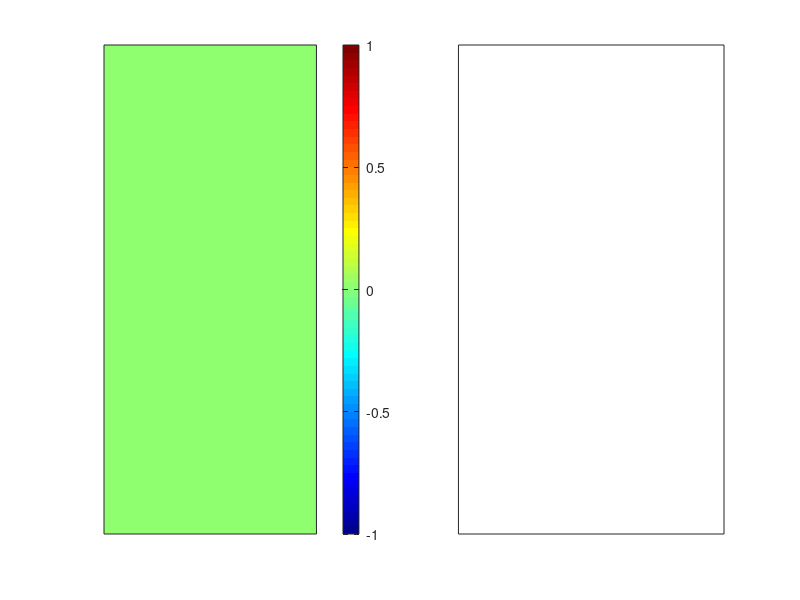

Recreate this plot in MATLAB. (Note: this script raises an error after producing the figure.)
% Full Value Model
clc; clear; close all

% initial parameteres
x_size= 15; y_size= 15; n_iteration= 1500; n_trial= 3000;
learning_rate= 1; discount_factor= 1;
state_value= zeros(x_size,y_size);
reward= zeros(x_size,y_size);
m= cell(x_size,y_size); for i=1:x_size; for j= 1:y_size; m{i,j}= zeros(1,4); end; end
policy= cell(x_size,y_size); for i=1:x_size; for j= 1:y_size; policy{i,j}= zeros(1,4); end; end
x_mouse= zeros(n_trial,n_iteration);
y_mouse= zeros(n_trial,n_iteration);
trial_iter= zeros(1,n_trial); s=1;
%%%%%%%%%%%%%%%%%%%%%%%%%%%%%%%%%%%%%%%%%%%%%%%%%%%%%%%%%%%%%%%%%%%%%%%%%%%
% randomly choose mouse, cat, and platform position
platform_cordinate= [5 10];
cat_cordinate= [9 8];
cheese_cordinate= [13 7];
x_mouse_range= [1:4,6:10,11:12,14:15];
y_mouse_range= [1:6,9,11:15];
x_mouse(1,1)= x_mouse_range(randi([1 x_size-3]));
y_mouse(1,1)= y_mouse_range(randi([1 y_size-3]));
% design the game board
% f1= figure('Position', [10 50 1500 700]);
% d_mouse1= imread('D:\Zahra\111MyLesson\Ad_Neuro\Homework\HW06_new\mouse1.jfif'); % scary mouse :)
% d_mouse3= imread('D:\Zahra\111MyLesson\Ad_Neuro\Homework\HW06_new\mouse.jfif'); % happy mouse :)
% d_mouse2= imread('D:\Zahra\111MyLesson\Ad_Neuro\Homework\HW06_new\mouse3.jfif'); % angry mouse :(
% GameBoard(x_mouse(1),y_mouse(1),platform_cordinate,cat_cordinate,d_mouse1,cheese_cordinate);
% subplot(6,6,[5,6,11,12,17,18]);
figure('Position', [10 50 1500 700]);
subplot(1,2,1)
imagesc(state_value);
colormap jet; colorbar;
set(gca,'XTick',[],'YTick',[]); %caxis([-1 1]);
subplot(6,6,[23,24,29,30,35,36]);
subplot(1,2,2)
[px,py]= gradient(flip(state_value));
quiver(1:15,1:15,px,py,'color',[0 1 0]);
set(gca,'XTick',[],'YTick',[]);
drawnow
hold on
%%%%%%%%%%%%%%%%%%%%%%%%%%%%%%%%%%%%%%%%%%%%%%%%%%%%%%%%%%%%%%%%%%%%%%%%%%%
% initial states probabilities
action_probability= initial_probability(x_size,y_size);
policy= action_probability;
%%%%%%%%%%%%%%%%%%%%%%%%%%%%%%%%%%%%%%%%%%%%%%%%%%%%%%%%%%%%%%%%%%%%%%%%%%%

for j= 1:n_trial
    clc
    j
    % randomly put the mouse on the board game
    if j~= 1
        x_mouse(j,1)= x_mouse_range(randi([1 x_size-3]));
        y_mouse(j,1)= y_mouse_range(randi([1 y_size-3]));
    end
    
    % update the board game
    %GameBoard(x_mouse(j,1),y_mouse(j,1),platform_cordinate,cat_cordinate,d_mouse1);hold on;
    
    for i= 1:n_iteration-1
        if x_mouse(j,i) ~= cat_cordinate(1) || y_mouse(j,i) ~= cat_cordinate(2)
            if x_mouse(j,i) ~= platform_cordinate(1) || y_mouse(j,i) ~= platform_cordinate(2)
                if x_mouse(j,i) ~= cheese_cordinate(1) || y_mouse(j,i) ~= cheese_cordinate(2)
                    
                    % update the policy, m (using gradient descent), action(I),
                    % and delta (use in update state value)
                    
                    [X, I, direction, avg_value]= X_calcu_full_model(x_mouse(j,i),y_mouse(j,i),action_probability,...
                        state_value,policy);
                    
                    delta= reward(16-y_mouse(j,i),x_mouse(j,i))+ discount_factor*X- state_value(16-y_mouse(j,i),x_mouse(j,i));
                    
                    state_value(16-y_mouse(j,i),x_mouse(j,i))= state_value(16-y_mouse(j,i),x_mouse(j,i))+...
                        learning_rate* delta;
                    
                    [policy, m]= policy_update(x_mouse(j,i),y_mouse(j,i),I,policy,m,learning_rate,state_value,avg_value,direction);
                    
                    
                    % change the mouse position
                    if I==1 % above
                        y_mouse(j,i+1)= min([y_mouse(j,i)+1 y_size]);
                        x_mouse(j,i+1)= x_mouse(j,i);
                    elseif I==2 % below
                        y_mouse(j,i+1)= max([y_mouse(j,i)-1 1]);
                        x_mouse(j,i+1)= x_mouse(j,i);
                    elseif I==3 % left
                        x_mouse(j,i+1)= max([x_mouse(j,i)-1 1]);
                        y_mouse(j,i+1)= y_mouse(j,i);
                    elseif I==4 % right
                        x_mouse(j,i+1)= min([x_mouse(j,i)+1 x_size]);
                        y_mouse(j,i+1)= y_mouse(j,i);
                    end
                    % If your system support high graphic program, you can
                    % uncomment next line.
                    %GameBoard(x_mouse(j,i+1),y_mouse(j,i+1),platform_cordinate,cat_cordinate,d_mouse1,cheese_cordinate);
                    
                    hold on
                    %if mod(i,50)== 0
                    %plot the mouse pathway
                    %plot(x_mouse(j,1:i+1),y_mouse(j,1:i+1),'r','linewidth',1);
                    %drawnow
                    %                 thisFrame = getframe(gcf);
                    %                 myMovie(s) = thisFrame;
                    %                 s=s+1;
                    %end
                    %title("Trial Number: "+j+" ,Iteration Number: "+i+" ,Learning Rate: "+learning_rate+...
                    %   " ,Discount Factor: "+discount_factor,'interpreter','latex')
                else
                    % if reach the platform-cheese, reward and the state value change
                    state_value(16-y_mouse(j,i),x_mouse(j,i))= 3;
                    reward(16-y_mouse(j,i),x_mouse(j,i))= 3;
                    %d_mouse= imread('D:\Zahra\111MyLesson\Ad_Neuro\Homework\HW06\mouse.jfif'); % happy mouse :)
                    % redesign game board
                    %GameBoard(x_mouse(j,i),y_mouse(j,i),platform_cordinate,cat_cordinate,d_mouse3,cheese_cordinate);
                    %plot(x_mouse(j,1:i),y_mouse(j,1:i),'r','linewidth',1);
                    %drawnow
                    %hold on
                    trial_iter(j)= i;
                    % get this frame
                    %                     thisFrame = getframe(gcf);
                    %                     myMovie(s) = thisFrame;
                    %                     s=s+1;
                    break;
                end
            else
                % if reach the platform, reward and the state value change
                state_value(16-y_mouse(j,i),x_mouse(j,i))= 1;
                reward(16-y_mouse(j,i),x_mouse(j,i))= 1;
                % redesign game board
                %GameBoard(x_mouse(j,i),y_mouse(j,i),platform_cordinate,cat_cordinate,d_mouse3,cheese_cordinate);
                %plot(x_mouse(j,1:i),y_mouse(j,1:i),'r','linewidth',1);
                %drawnow
                trial_iter(j)= i;
                %                 if mod(i,20)==0
                %                     % get this frame
                %                     thisFrame = getframe(gcf);
                %                     myMovie(s) = thisFrame;
                %                     s=s+1;
                %                 end
                break;
            end
        else
            % if reach the cat, reward and the state value change
            reward(16-y_mouse(j,i),x_mouse(j,i))= -1;
            state_value(16-y_mouse(j,i),x_mouse(j,i))= -1;
            
            % redesign game board
            %GameBoard(x_mouse(j,i),y_mouse(j,i),platform_cordinate,cat_cordinate,d_mouse2,cheese_cordinate);
            %plot(x_mouse(j,1:i),y_mouse(j,1:i),'r','linewidth',1);
            %drawnow
            %             if mod(i,20)==0
            %                 % get this frame
            %                 thisFrame = getframe(gcf);
            %                 myMovie(s) = thisFrame;
            %                 s=s+1;
            %             end
            break;
        end
        
        %         if mod(i,20)==0
        %             thisFrame = getframe(gcf);
        %             myMovie(s) = thisFrame;
        %             s=s+1;
        %         end
    end
    % gradient and contour plot of the learned values
    %subplot(6,6,[5,6,11,12,17,18]);
    if mod(j,20)==0
        subplot(1,2,1)
        imagesc(imgaussfilt(state_value));
        colormap jet;
        colorbar;
        set(gca,'XTick',[],'YTick',[]); %caxis([-1 1]);
        %subplot(6,6,[23,24,29,30,35,36]);
        subplot(1,2,2)
        [px,py]= gradient(flip(state_value));
        quiver(1:15,1:15,px,py,'color',[0 1 0]);
        sgtitle("Trial Number: "+j+" ,Iteration Number: "+i+" ,Learning Rate: "+learning_rate+...
            " ,Discount Factor: "+discount_factor,'interpreter','latex')
        drawnow
        thisFrame = getframe(gcf);
        myMovie(s) = thisFrame;
        s=s+1;
        hold on
    end
end
%%
% Write the videos
writerObj = VideoWriter("demo2");
writerObj.FrameRate = 10;
open(writerObj);
numberOfFrames = length(myMovie);
for frameNumber = 1 : numberOfFrames
    writeVideo(writerObj, myMovie(frameNumber));
end
close(writerObj);
%%
% the number of iteration used in each trial
figure
stairs(trial_iter(1:j))
ylabel('number of iteration','interpreter','latex')
xlabel('trial number','interpreter','latex')
xlim([1 j])
%%
clc
figure
s= 1;
for i= 1:10:n_trial
    x= x_mouse(i,:); y= y_mouse(i,:);
    tmp_x= x(x~=0); tmp_y= y(y~=0);
    scatter(tmp_x(length(tmp_x)),tmp_y(length(tmp_y)),'MarkerFaceColor','b');
    hold on
    scatter(tmp_x(1),tmp_y(1),'fill','MarkerFaceColor','r');
    hold on
    %line([tmp_x(1) tmp_x(length(tmp_x))],[tmp_y(1) tmp_y(length(tmp_y))],'Color','g','LineStyle','--')
    plot(tmp_x,tmp_y,'--g')
    xlim([0 15]); ylim([0 15]);
    title("Pathway trial number: "+num2str(i),'interpreter','latex')
    drawnow
    pause(1)
    hold off
    thisFrame = getframe(gcf);
    myMovie(s) = thisFrame;
    s=s+1;
end

%%
% Write the videos
writerObj = VideoWriter("Pathway_demo2");
writerObj.FrameRate = 10;
open(writerObj);
numberOfFrames = length(myMovie);
for frameNumber = 1 : numberOfFrames
    writeVideo(writerObj, myMovie(frameNumber));
end
close(writerObj);

%%
%%%%%%%%%%%%%%%%%%%%%%%%%%%%%%%%%%%%%%%%%%%%%%%%%%%%%%%%%%%%%%%%%%%%%%%
%%%%%%%%%%%%%%%%%%%%%%%%%%%%%%%%%%%%%%%%%%%%%%%%%%%%%%%%%%%%%%%%%%%%%%%
%%%%%%%%%%%%%%%%%%%%%%%%%%%%%%%%%%%%%%%%%%%%%%%%%%%%%%%%%%%%%%%%%%%%%%%

%%
clc; clear; close all

% initial parameteres
x_size= 15; y_size= 15; n_iteration= 1500; n_trial= 2000;
learning_rate= [0.1:0.2:1,1]; discount_factor= [0.1:0.2:1,1];
avg_step= zeros(length(learning_rate),length(discount_factor));
% randomly choose mouse, cat, and platform position
platform_cordinate= [5 11];
cat_cordinate= [9 8];
cheese_cordinate= [13 7];
x_mouse_range= [1:4,6:10,11:12,14:15];
y_mouse_range= [1:6,9,11:15];
figure('Position', [10 50 1500 700]);

for lr= 1:length(learning_rate)
    for ds= 1:length(discount_factor)
        % initial parameteres
        hold off
        state_value= zeros(x_size,y_size);
        reward= zeros(x_size,y_size);
        m= cell(x_size,y_size); for i=1:x_size; for j= 1:y_size; m{i,j}= zeros(1,4); end; end
        policy= cell(x_size,y_size); for i=1:x_size; for j= 1:y_size; policy{i,j}= zeros(1,4); end; end
        x_mouse= zeros(n_trial,n_iteration);
        y_mouse= zeros(n_trial,n_iteration);
        trial_iter= zeros(1,n_trial); s=1;
        %%%%%%%%%%%%%%%%%%%%%%%%%%%%%%%%%%%%%%%%%%%%%%%%%%%%%%%%%%%%%%%%%%%%%%%%%%%
        % randomly choose mouse, cat, and platform position
        x_mouse(1,1)= x_mouse_range(randi([1 x_size-3]));
        y_mouse(1,1)= y_mouse_range(randi([1 y_size-3]));
        
        subplot(1,2,1)
        imagesc(state_value);
        colormap jet; colorbar;
        set(gca,'XTick',[],'YTick',[]); %caxis([-1 1]);
        subplot(6,6,[23,24,29,30,35,36]);
        subplot(1,2,2)
        [px,py]= gradient(flip(state_value));
        quiver(1:15,1:15,px,py,'color',[0 1 0]);
        set(gca,'XTick',[],'YTick',[]);
        drawnow
        hold on
        %%%%%%%%%%%%%%%%%%%%%%%%%%%%%%%%%%%%%%%%%%%%%%%%%%%%%%%%%%%%%%%%%%%%%%%%%%%
        % initial states probabilities
        action_probability= initial_probability(x_size,y_size);
        policy= action_probability;
        %%%%%%%%%%%%%%%%%%%%%%%%%%%%%%%%%%%%%%%%%%%%%%%%%%%%%%%%%%%%%%%%%%%%%%%%%%%
        
        for j= 1:n_trial
            clc
            j
            % randomly put the mouse on the board game
            if j~= 1
                x_mouse(j,1)= x_mouse_range(randi([1 x_size-3]));
                y_mouse(j,1)= y_mouse_range(randi([1 y_size-3]));
            end
            
            % update the board game
            %GameBoard(x_mouse(j,1),y_mouse(j,1),platform_cordinate,cat_cordinate,d_mouse1);hold on;
            
            for i= 1:n_iteration-1
                if x_mouse(j,i) ~= cat_cordinate(1) || y_mouse(j,i) ~= cat_cordinate(2)
                    if x_mouse(j,i) ~= platform_cordinate(1) || y_mouse(j,i) ~= platform_cordinate(2)
                        if x_mouse(j,i) ~= cheese_cordinate(1) || y_mouse(j,i) ~= cheese_cordinate(2)
                            
                            % update the policy, m (using gradient descent), action(I),
                            % and delta (use in update state value)
                            
                            [X, I, direction, avg_value]= X_calcu_full_model(x_mouse(j,i),y_mouse(j,i),action_probability,...
                                state_value,policy);
                            
                            delta= reward(16-y_mouse(j,i),x_mouse(j,i))+ discount_factor(ds)*X- state_value(16-y_mouse(j,i),x_mouse(j,i));
                            
                            state_value(16-y_mouse(j,i),x_mouse(j,i))= state_value(16-y_mouse(j,i),x_mouse(j,i))+...
                                learning_rate(lr)* delta;
                            
                            [policy, m]= policy_update(x_mouse(j,i),y_mouse(j,i),I,policy,m,learning_rate(lr),state_value,avg_value,direction);
                            
                            
                            % change the mouse position
                            if I==1 % above
                                y_mouse(j,i+1)= min([y_mouse(j,i)+1 y_size]);
                                x_mouse(j,i+1)= x_mouse(j,i);
                            elseif I==2 % below
                                y_mouse(j,i+1)= max([y_mouse(j,i)-1 1]);
                                x_mouse(j,i+1)= x_mouse(j,i);
                            elseif I==3 % left
                                x_mouse(j,i+1)= max([x_mouse(j,i)-1 1]);
                                y_mouse(j,i+1)= y_mouse(j,i);
                            elseif I==4 % right
                                x_mouse(j,i+1)= min([x_mouse(j,i)+1 x_size]);
                                y_mouse(j,i+1)= y_mouse(j,i);
                            end
                            % If your system support high graphic program, you can
                            % uncomment next line.
                            %GameBoard(x_mouse(j,i+1),y_mouse(j,i+1),platform_cordinate,cat_cordinate,d_mouse1,cheese_cordinate);
  
                        else
                            % if reach the platform-cheese, reward and the state value change
                            state_value(16-y_mouse(j,i),x_mouse(j,i))= 3;
                            reward(16-y_mouse(j,i),x_mouse(j,i))= 3;
                            break;
                        end
                    else
                        % if reach the platform, reward and the state value change
                        state_value(16-y_mouse(j,i),x_mouse(j,i))= 1;
                        reward(16-y_mouse(j,i),x_mouse(j,i))= 1;
                        break;
                    end
                else
                    % if reach the cat, reward and the state value change
                    reward(16-y_mouse(j,i),x_mouse(j,i))= -1;
                    state_value(16-y_mouse(j,i),x_mouse(j,i))= -1;

                    break;
                end

            end
            % gradient and contour plot of the learned values
            if mod(j,20)==0
                subplot(1,2,1)
                imagesc(imgaussfilt(state_value));
                colormap jet;
                colorbar;
                set(gca,'XTick',[],'YTick',[]);
                subplot(1,2,2)
                [px,py]= gradient(flip(state_value));
                quiver(1:15,1:15,px,py,'color',[0 1 0]);
                sgtitle("Trial Number: "+j+" ,Iteration Number: "+i+" ,Learning Rate: "+learning_rate(lr)+...
                    " ,Discount Factor: "+discount_factor(ds),'interpreter','latex')
                drawnow
%                 thisFrame = getframe(gcf);
%                 myMovie(s) = thisFrame;
%                 s=s+1;
                %hold on
            end
        end
        for i= 1:100
            avg_step(lr,ds)= avg_step(lr,ds) + nnz(x_mouse(n_trial+1-i,:))/100;
        end
        
    end
end
%%

figure
imagesc(learning_rate,discount_factor,log(avg_step))
colormap summer
title('Effect of Learning Rate and Discount Factor in the Learning Procedure','interpreter','latex')
xlabel('Learning Rate','interpreter','latex')
ylabel('Discount Factor','interpreter','latex')
colorbar
axis equal
xlim([0 1]); ylim([0 1]);
set(gca,'YDir','normal')

